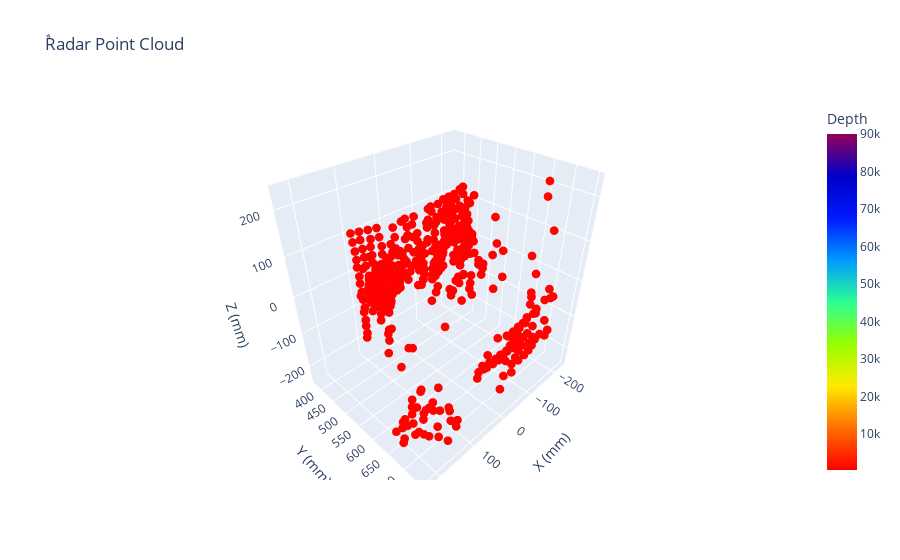

This figure's notebook cell:
### Code cell
# plot_3D("waleed2_12_7",'y')\
# plot_3D_threshold("ta7a_14_7_20",0,'y',100000)
# plot_3D("gedo_sis2_100",'y')
# points_to_image("ta7a_14_7_20",90)
# plot_hist("nassar_14_7_20",0)
# plot_hist("painting_20",1)

# plot_3D_threshold("ta7a_14_7_200",0,'y',plot_hist("ta7a_14_7_200",0)[0])
plot_3D_threshold("ahmed_mum2_50",0,'y',90000)
t , h, e ,h_n , e_n = plot_hist("ahmed_mum_40cm_50",0)
print (h)

print(t)
# Histogram_Equalization (h, len(h))
# print ("old_h  ::  ",h)
# h = h[h != 0]

# print ("new_h  ::  ",h)
# print(e)
# print(t)
# # print(len(h[1][indx[:len(indx)]]))
# his = [ h[i] if e[i] < t else 0 for i in range(h.size)]
# print(his)
# print(len(h[2]))
# h = [ h[i] if i <= t else 0 for i in range(len(h))]

### Figure 1 — Plotly figure (JSON) as saved in the notebook; plotly's stock layout.template omitted (floating-point values rounded to 4 significant figures; data arrays with more than 128 entries replaced by an {"elided": "..."} marker saying what was removed)
{"data": [{"hovertemplate": "X (mm)=%{x}<br>Y (mm)=%{y}<br>Z (mm)=%{z}<br>Depth=%{marker.color}<extra></extra>", "legendgroup": "", "marker": {"color": {"elided": "441 float values"}, "coloraxis": "coloraxis", "line": {"width": 0}, "opacity": 1, "size": 3, "symbol": "circle"}, "mode": "markers", "name": "", "scene": "scene", "showlegend": false, "type": "scatter3d", "x": {"elided": "441 float values"}, "y": {"elided": "441 float values"}, "z": {"elided": "441 float values"}}], "layout": {"coloraxis": {"cmax": 90000, "cmin": 377.0, "colorbar": {"title": {"text": "Depth"}}, "colorscale": [[0, "rgb(255,0,0)"], [0.125, "rgb(255,111,0)"], [0.25, "rgb(255,234,0)"], [0.375, "rgb(151,255,0)"], [0.5, "rgb(44,255,150)"], [0.625, "rgb(0,152,255)"], [0.75, "rgb(0,25,255)"], [0.875, "rgb(0,0,200)"], [1, "rgb(150,0,90)"]]}, "legend": {"tracegroupgap": 0}, "scene": {"domain": {"x": [0, 1], "y": [0, 1]}, "xaxis": {"title": {"text": "X (mm)"}}, "yaxis": {"title": {"text": "Y (mm)"}}, "zaxis": {"title": {"text": "Z (mm)"}}}, "title": {"text": "ٌRadar Point Cloud"}}}
